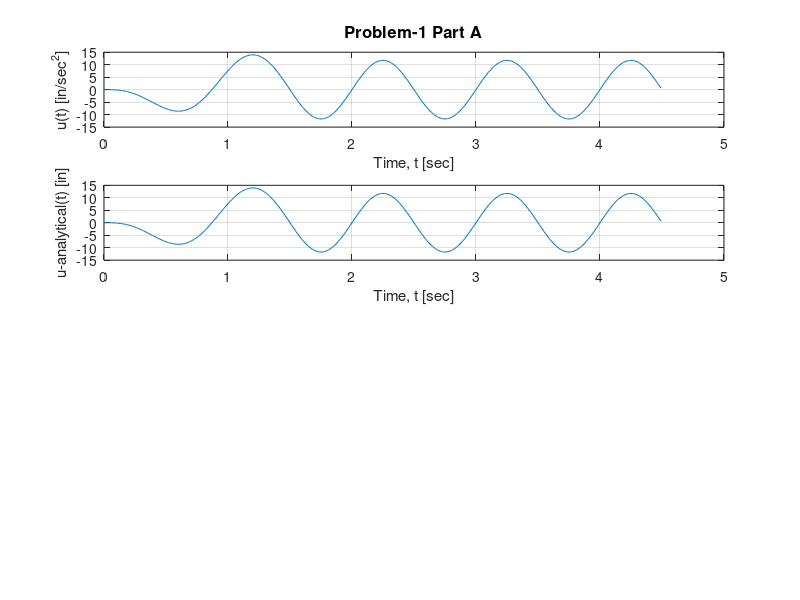

This chart was generated by the following MATLAB code:
%%%%%%%%%%%%%%%%%%%%%%%%%%%%%%%%%%%%%%%%%%%%%%%%%%%%%%%%%%%%%%%%%%%%%%%%%%
% Assignment-3
% Course: CIVE 603 - Structural Dynamics - Winter 2018
% Hao Shi      260782588
% Hexiao Zhang 266784352
%
%% Clear variables, close all figures/tables and clear the command line
clear all; close all; clc;


%% Define Input Parameters of SDF System
% units [kip,inch,sec]
Tn = 1.0;                        % Period of SDF system [sec]
wn = 2*pi/Tn;                    % circular frequency (calculated) [rads/sec]
m = 1;                           % Seismic mass of SDF system [kips-s^2/in]
k = m/(Tn/(2*pi))^2;             % lateral stiffness (calculated) [kips/in]
z = 0.0;                         % damping ratio of SDF system
c = z*(2*m*wn);                  % damping coefficient (calculated)
u0 = 0;                          % Initial Displacement [in]
v0 = 0;                          % Initial velocity [in/sec]
Tfree= 3*Tn;                     % Free vibration duration after forced vibration [sec]
g = 386.22;                      % acceleration of gravity [in/sec^2]
%% Free and Force Vibration
% Harmonic Try with and without damping                   
dt = 0.01;
w = 2/3*wn;                           % Excitation frequency- Try 0.01, 0.5, 1, 5, 100*wn (use dt=0.001 for 100*wn)
po = -0.5*g*m;
pt = po*sin(w*[0:dt:1*2*pi/w]);      % 1 cycles of harmonic excitation
%p = [pt];
p = [pt zeros(1,Tfree/dt)]; 


%% Numerical Solution-Central Difference Method
khat = m/dt^2+c/(2*dt);
alpha = m/dt^2-c/(2*dt);
beta = k-2*m/dt^2;
a0 = (p(1)-c*v0-k*u0)/m;
u_1 = u0-dt*v0+dt^2/2*a0;

% Initialize Vectors to be used 

Time(1) = 0.00;%% Beginning point
u(1) = u0;%%beginning point
u_analytical(1) = 0;
phat(1) = p(1)-alpha*u_1-beta*u(1);%% phat0

% Step 2 Calculations for time step i
for i = 2:(length(p)-1)  
    
% Time Vector
Time(i) = Time(i-1) + dt;

if Time(i)<1.5
u_analytical(i) = -(9*g/(40*pi*pi))*(sin(4/3*pi*Time(i))-2/3*sin(2*pi*Time(i)));    
else   u_analytical(i) = -0.3*g/(pi*pi)*sin(2*pi*(Time(i)-1.5));
end

u(i) = phat(i-1)/khat;%%u1
phat(i) = p(i)-alpha*u(i-1)-beta*u(i);
    

end


%% Plot the response of SDF system

% to control the font size in figures
F_SIZE = 10;

figure('position',[200 0.0 750 750],'color','white'); 
subplot(4,1,1)
plot(Time,u)
ylabel('u(t) [in/sec^2]')
xlabel('Time, t [sec]')
title('Problem-1 Part A','fontsize',F_SIZE+2)
grid on;
box on

subplot(4,1,2)
plot(Time, u_analytical)
ylabel('u-analytical(t) [in]')
xlabel('Time, t [sec]')
grid on;
box on
